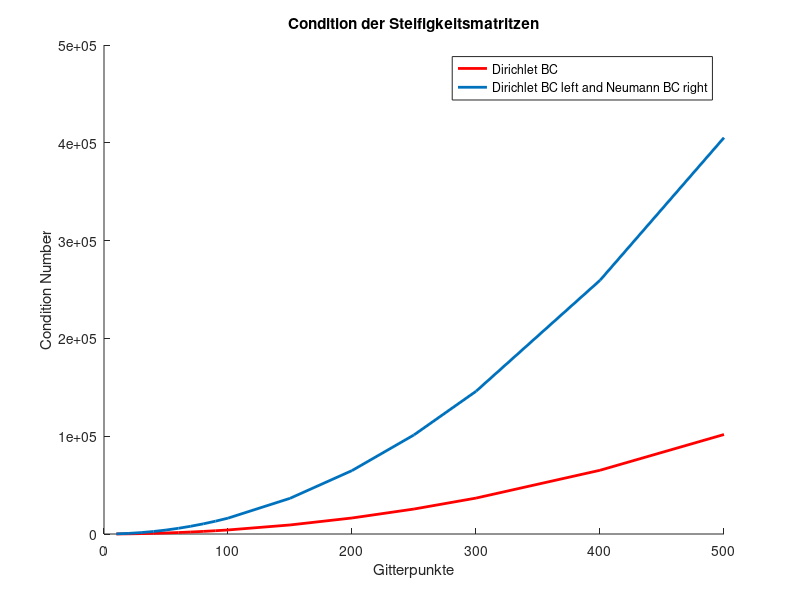

MATLAB code for this plot:
clear all
% 1D poisson problem:

% Anzahl der Gitterpunkte n
k = [10:10:90, 100:50:250, 300:100:500];
cond_M = zeros(size(k));
cond_N = cond_M;

for i = 1:size(k,2)
    n = k(i);
    % M System Matrix f?r Dirichlet Randbedingungen
    M = spdiags([-ones(n,1),2*ones(n,1),-ones(n,1)],-1:1,n,n);

    % N System Matrix f?r Direchlet am linken Rand und Neumann Randbedingungen
    %   am rechten Rand
    N = M;
    N(n,n-1)=-2;

    % Berechnung der Eingenwerte von M und N:
    % 1) Analytisch, 2) Numerisch:
    m_ana = 4*sin(pi/2*[1:n]'/(n+1)).^2;
    m_num = unique([eigs(M,5),eigs(M,5,'sm')]);
    cond_M(1,i) = m_ana(n)/m_ana(1);
    n_num = unique([eigs(N,5),eigs(N,5,'sm')]);
    cond_N(1,i) = n_num(10)/n_num(1);
end
hold on
title('Condition der Steifigkeitsmatritzen')
xlabel('Gitterpunkte')
ylabel('Condition Number')
plot(k,cond_M,'r','LineWidth',2)
plot(k,cond_N,'LineWidth',2)
legend('Dirichlet BC', 'Dirichlet BC left and Neumann BC right')
hold off